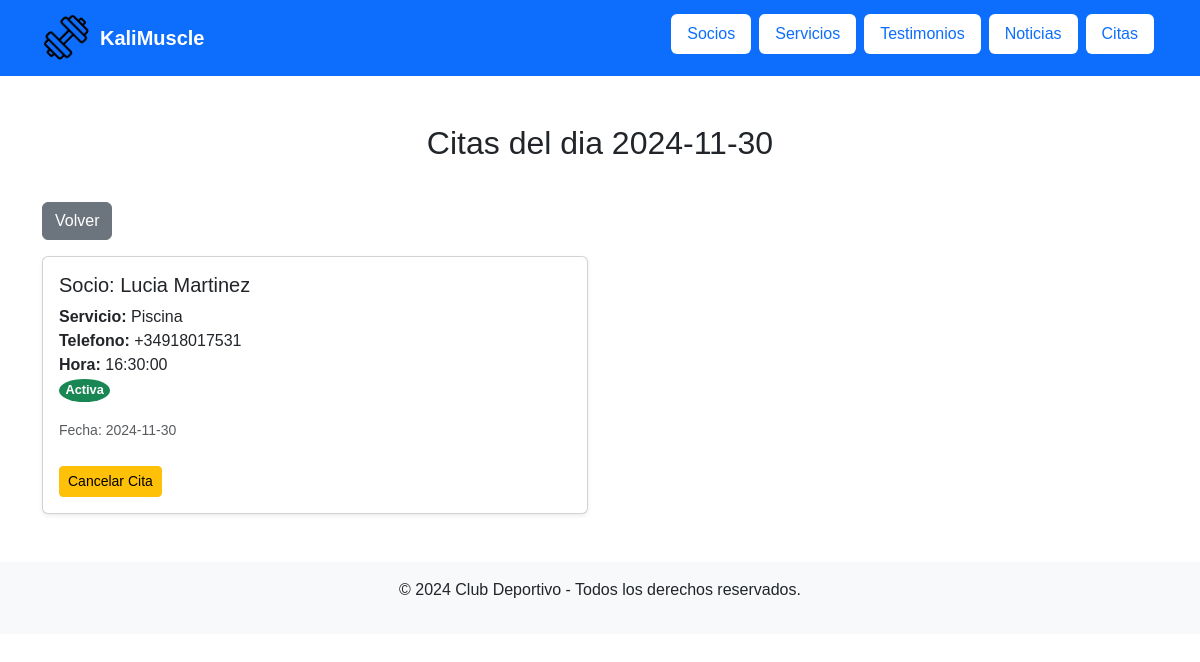
/php/modificar_ver/ver_cita.php?fecha=2024-11-30, run on an earlier commit of the app's database.
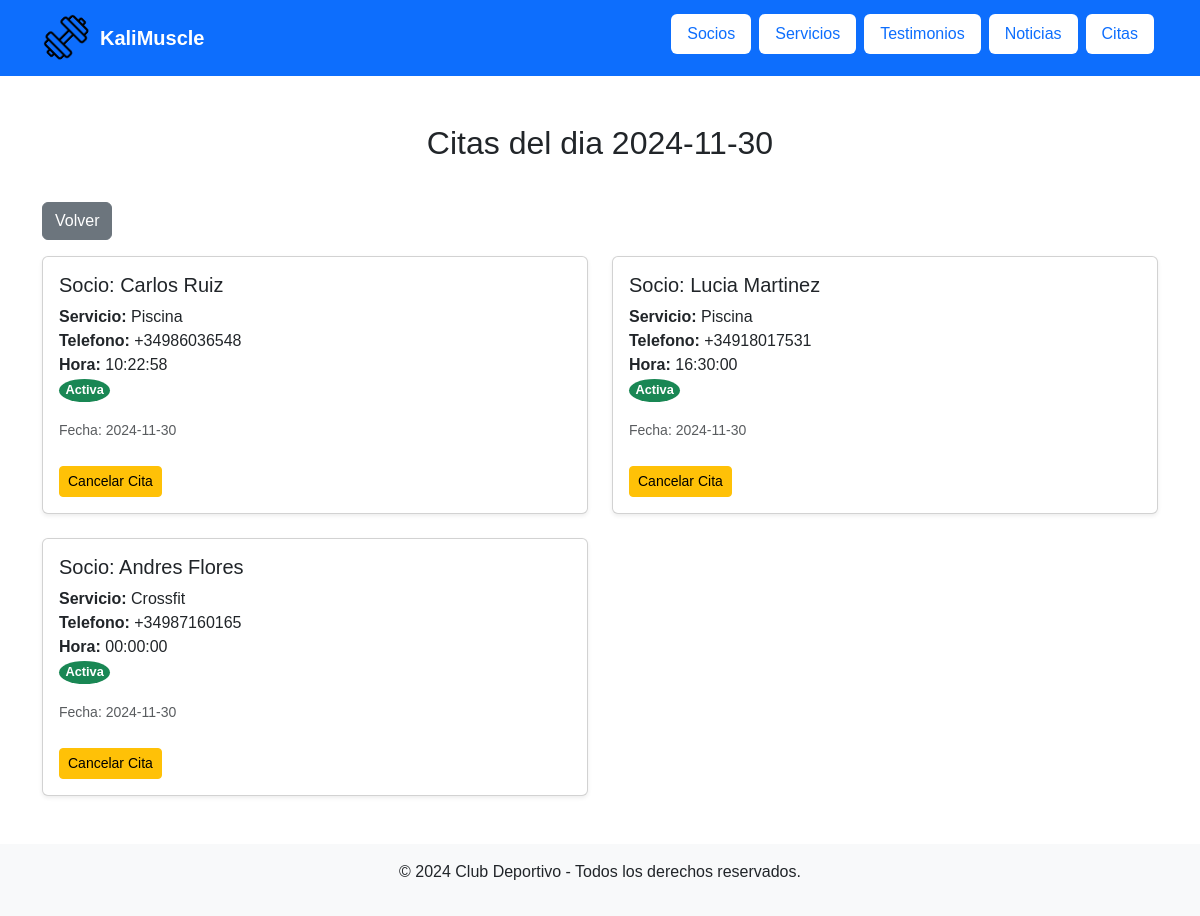
And on a later commit of the database.
### tables this page shows
CREATE TABLE `citas` (
  `id_socio` int(11) NOT NULL,
  `id_servicio` int(11) NOT NULL,
  `fecha` date NOT NULL,
  `hora` time NOT NULL,
  `cancelada` tinyint(1) NOT NULL
);

CREATE TABLE `socio` (
  `id` int(3) NOT NULL,
  `nombre` varchar(15) NOT NULL,
  `edad` int(11) NOT NULL,
  `usuario` varchar(15) NOT NULL,
  `password` varchar(12) NOT NULL,
  `telefono` varchar(12) NOT NULL,
  `foto` varchar(100) NOT NULL
);

CREATE TABLE `servicio` (
  `id` int(11) NOT NULL,
  `descripcion` varchar(100) NOT NULL,
  `duracion` int(11) NOT NULL,
  `precio` int(11) NOT NULL
);

### funciones/crud.php (the view, shortened to what this page needs)
<?php
function listarCitas($conexionBD, $fecha)
{
    $id_socio = 0;
    $id_servicio = 0;
    $nombre = "";
    $descripcion = "";
    $telefono = "";
    $fechaResultado = "";
    $hora = "";
    $cancelada = 0;
    $sentencia = "SELECT id_socio, id_servicio, nombre, descripcion, telefono, fecha, hora, cancelada FROM citas,socio,servicio WHERE id_socio=socio.id AND id_servicio=servicio.id AND fecha=?";
    $consulta = $conexionBD->prepare($sentencia);
    $consulta->bind_param("s", $fecha);
    $consulta->bind_result($id_socio, $id_servicio, $nombre, $descripcion, $telefono, $fechaResultado, $hora, $cancelada);
    $consulta->execute();
    echo '<div class="container my-5">';
    echo '<h2 class="text-center mb-4">Citas del dia ' . $fecha . '</h2>';
    echo '<p> <a href="../citas.php" class="btn btn-secondary mt-3">Volver</a> </p>';
    echo '<div class="row row-cols-1 row-cols-md-2 g-4">';
    while ($consulta->fetch()) {
        $estado = $cancelada ? '<span class="badge bg-danger">Cancelada</span>' : '<span class="badge bg-success">Activa</span>';
        $boton = $cancelada
            ? '<a href="gestion_cita.php?id_socio=' . $id_socio . '&id_servicio=' . $id_servicio . '&condicion=a" class="btn btn-danger btn-sm mt-2">Borrar Cita</a>'
            : '<a href="gestion_cita.php?id_socio=' . $id_socio . '&id_servicio=' . $id_servicio . '&condicion=b" class="btn btn-warning btn-sm mt-2">Cancelar Cita</a>';
        echo '
    <div class="col">
        <div class="card shadow-sm">
            <div class="card-body">
                <h5 class="card-title">Socio: ' . $nombre . '</h5>
                <p class="card-text">
                    <strong>Servicio:</strong> ' . $descripcion . '<br>
                    <strong>Telefono:</strong> ' . $telefono . '<br>
                    <strong>Hora:</strong> ' . $hora . '<br>
                    ' . $estado . '
                </p>
                <p class="text-muted"><small>Fecha: ' . $fechaResultado . '</small></p>
                ' . $boton . '
            </div>
        </div>
    </div>';
    }
    echo '</div>';
    echo '</div>';
}
?>
<?php
function navMod()
{
    echo '<nav class="navbar navbar-expand-lg navbar-dark bg-primary sticky-top">
    <div class="container">
        <a class="navbar-brand d-flex align-items-center" href="../../index.php">
            <img src="../../imagenesGenerales/icono.png" alt="Logo" class="logo me-2">
            <span class="fw-bold">KaliMuscle</span>
        </a>
        <button class="navbar-toggler" type="button" data-bs-toggle="collapse" data-bs-target="#navbarNav"
            aria-controls="navbarNav" aria-expanded="false" aria-label="Toggle navigation">
            <span class="navbar-toggler-icon"></span>
        </button>
        <div class="collapse navbar-collapse" id="navbarNav">
            <ul class="navbar-nav ms-auto">
                <li class="nav-item mb-2 mb-md-2">
                    <a class="nav-link text-primary bg-white rounded px-3 py-2 mx-1" href="../socios.php">Socios</a>
                </li>
                <li class="nav-item mb-2 mb-md-2">
                    <a class="nav-link text-primary bg-white rounded px-3 py-2 mx-1" href="../servicios.php">Servicios</a>
                </li>
                <li class="nav-item mb-2 mb-md-2">
                    <a class="nav-link text-primary bg-white rounded px-3 py-2 mx-1" href="../testimonios.php">Testimonios</a>
                </li>
                <li class="nav-item mb-2 mb-md-2">
                    <a class="nav-link text-primary bg-white rounded px-3 py-2 mx-1" href="../noticias.php">Noticias</a>
                </li>
                <li class="nav-item mb-2 mb-md-2">
                    <a class="nav-link text-primary bg-white rounded px-3 py-2 mx-1" href="../citas.php">Citas</a>
                </li>
            </ul>
        </div>
    </div>
</nav>
';
}
function footer()
{
    echo '    <footer class="bg-light footer text-center py-3">
        <p>© 2024 Club Deportivo - Todos los derechos reservados.</p>
    </footer>';
}
?>

What changed in the data, as far as the page shows it:
added citas: id_socio.nombre "Carlos Ruiz", id_servicio.descripcion "Piscina", id_socio.telefono "+34986036548", hora "10:22:58", cancelada "Activa", fecha "2024-11-30"
added citas: id_socio.nombre "Andres Flores", id_servicio.descripcion "Crossfit", id_socio.telefono "+34987160165", hora "00:00:00", cancelada "Activa", fecha "2024-11-30"
